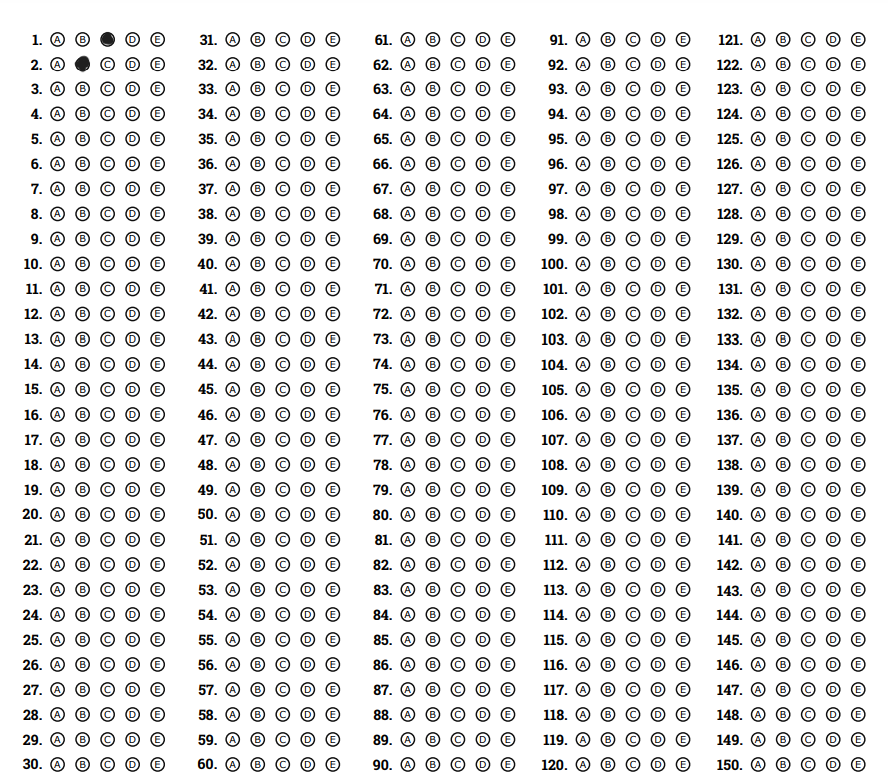
#> input picture filled0.png, 888 x 779 px
$ python rowsplit.py
#> lines starting #> are read from the running program, lines starting #| are printed output that depends on the picture; after the words box and inside, x2 and y2 are one past the last pixel; in counts of white or black regions, pixels touching at a corner belong together
import cv2 as cv
import numpy as np

# Load the image
img = cv.imread("filled0.png")
#> img is the input picture: shape (779, 888, 3); mean B, G, R 229.4, 229.4, 229.4
img_height, img_width = img.shape[:2]
#> img_height = 779; img_width = 888

# Define number of rows per column
num_rows = 30
row_height = img_height // num_rows  # Height of each row
#> row_height = 25

# Process each column one by one
num_columns = 5
column_width = img_width // num_columns
#> column_width = 177

for column_idx in range(num_columns):
    print(f"\nProcessing Column {column_idx + 1}...\n")

    # Define the column's horizontal section
    start_x = column_idx * column_width
    end_x = (column_idx + 1) * column_width
    column_img = img[:, start_x:end_x]  # Extract column part of the image

    # Split column into 30 rows
    for row_idx in range(num_rows):
        # Define the vertical section of the current row
        start_y = row_idx * row_height
        end_y = (row_idx + 1) * row_height if row_idx < num_rows - 1 else img_height  # Ensure the last row reaches the bottom

        row_img = column_img[start_y:end_y, :]  # Extract the row image from the column

        # Process the row image (example: thresholding)
        # For example, convert row image to grayscale and apply threshold
        gray_row_img = cv.cvtColor(row_img, cv.COLOR_BGR2GRAY)
        _, thresholded_row_img = cv.threshold(gray_row_img, 150, 255, cv.THRESH_BINARY_INV)

        # You can now process each row (e.g., detect circles, contours, etc.)

        # Show or process the row image
        cv.imshow(f"Row {row_idx + 1} in Column {column_idx + 1}", row_img)
        cv.waitKey(0)
#> this loop made 5 passes
#> pass 1, `column_img = img[:, start_x:end_x]`:
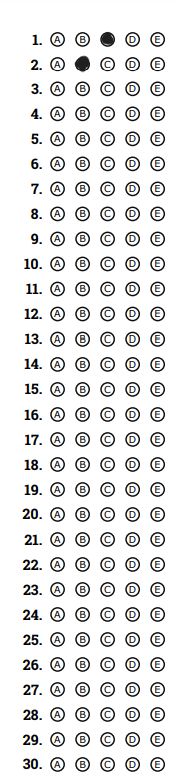
#> column_img: shape (779, 177, 3); mean B, G, R 230.3, 230.3, 230.3
#> pass 1, `cv.imshow(f"Row {row_idx + 1} in Column {column_idx + 1}", row_img)`:
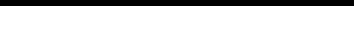
#> window 'Row 1 in Column 1': shape (25, 177, 3) (shown 2 times larger); values 254 (black) and 255 (white), 88% white; 1 black region, box (x1, y1, x2, y2) and area: (0, 0, 177, 3) 531
#> pass 1, `cv.imshow(f"Row {row_idx + 1} in Column {column_idx + 1}", row_img)`:
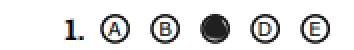
#> window 'Row 2 in Column 1': shape (25, 177, 3) (shown 2 times larger); mean B, G, R 227.6, 227.6, 227.6
#> pass 1, `cv.imshow(f"Row {row_idx + 1} in Column {column_idx + 1}", row_img)`:
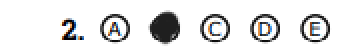
#> window 'Row 3 in Column 1': shape (25, 177, 3) (shown 2 times larger); mean B, G, R 227.5, 227.5, 227.5
#> after the loop:
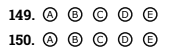
#> gray_row_img: shape (54, 177); min 0, max 255, mean 228.9
#> after the loop:
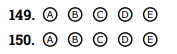
#> row_img: shape (54, 177, 3); mean B, G, R 228.9, 228.9, 229

# Close all OpenCV windows
cv.destroyAllWindows()

$ run again, with bottom_part.png copied over filled0.png
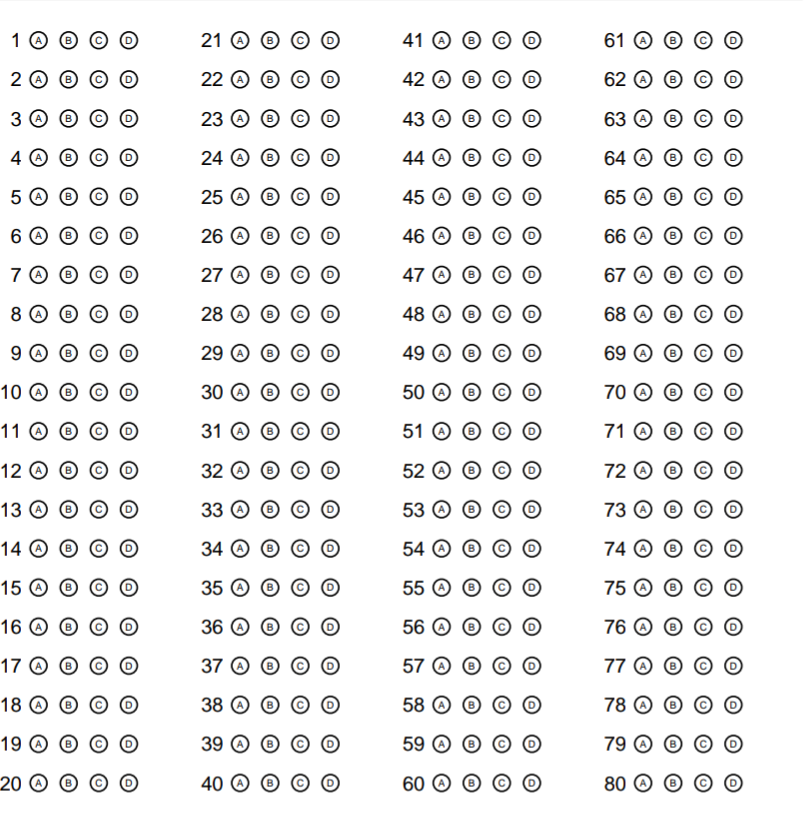
#> input picture bottom_part.png, 805 x 813 px
#> img is the input picture: shape (813, 805, 3); mean B, G, R 238.7, 238.7, 238.7
#> the loop `for column_idx in range(num_columns):` made 5 passes
#> pass 1, `cv.imshow(f"Row {row_idx + 1} in Column {column_idx + 1}", row_img)`:
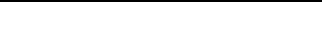
#> window 'Row 1 in Column 1': shape (27, 161, 3) (shown 2 times larger); values 246 (black) and 255 (white), 96.3% white; black in thin lines or dots, all inside (x1, y1, x2, y2) = (0, 0, 161, 1)
#> after the loop `for column_idx in range(num_columns):`:
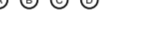
#> gray_row_img: shape (30, 161); min 31, max 255, mean 245.3
